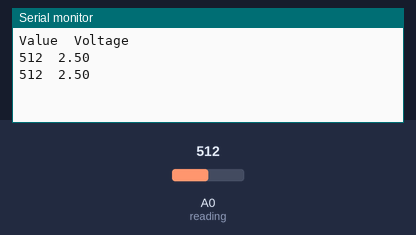
The sketch below on a simulated Arduino Uno, built with avr-gcc and run on an emulated ATmega328P. On the bench: the last lines printed to the serial monitor. Inputs (shaded band) come from the test bench; at power-on: A0 (reading) = 512.

Above: at 1.8 s.
1.9 s: A0 (reading) set to 716
At 2.8 s:
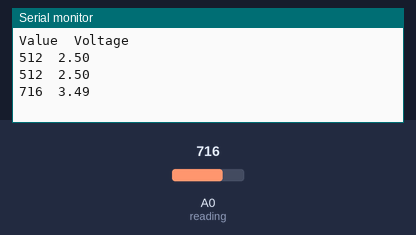
3.4 s: A0 (reading) set to 900
At 4.8 s:
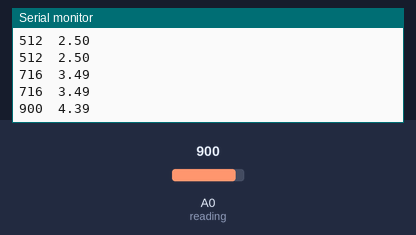
Timing chart, 0 to 6.4 s (numbered marks = the images above; inputs shaded):
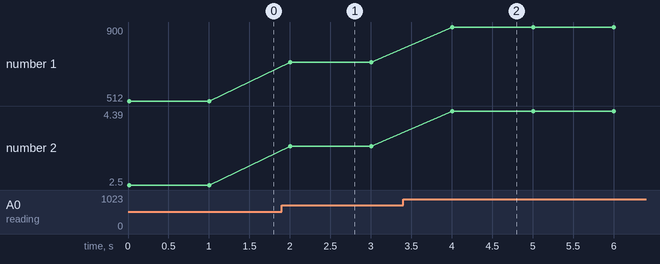

Measured:
- after the input at 1.9 s, the serial monitor: prints a new line after 0.10 s (image 1)
- after the input at 3.4 s, the serial monitor: prints a new line after 0.60 s (image 2)
- plotted number 1: 512 → 716 after the input at 1.9 s, 716 → 900 after the input at 3.4 s
- plotted number 2: 2.5 → 3.49 after the input at 1.9 s, 3.49 → 4.39 after the input at 3.4 s

The sketch:

distance_measuriment.ino
```cpp
/*
 * Fonte: https://tutorial.cytron.io/2015/04/30/sn-irs-01-work/
 */

#define reading A0
unsigned int value;

void setup() {
// put your setup code here, to run once:
pinMode(reading,INPUT);
Serial.begin(9600); //set the baud rate of the serial monitor
Serial.print("Value");
Serial.println ("\tVoltage"); //"\t" create spacing of a tab
}

void loop() {
// put your main code here, to run repeatedly:
value = analogRead(reading); //take reading from sensor
float raw_voltage = value*0.00488; //convert analog value to voltage
Serial.print(value); //display analog value in serial monitor
Serial.print("\t");
Serial.println(raw_voltage); //display value of voltage in serial monitor
delay(1000); //create a delay of 1s
}
```
